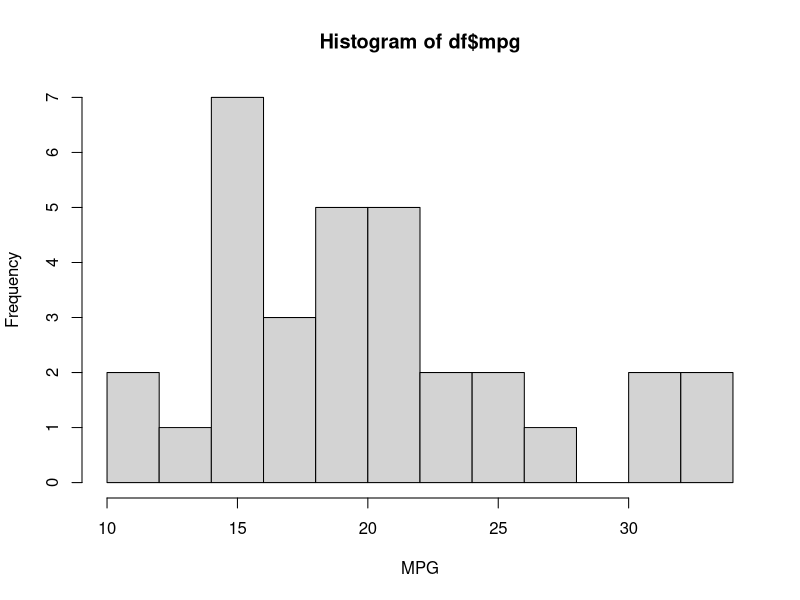
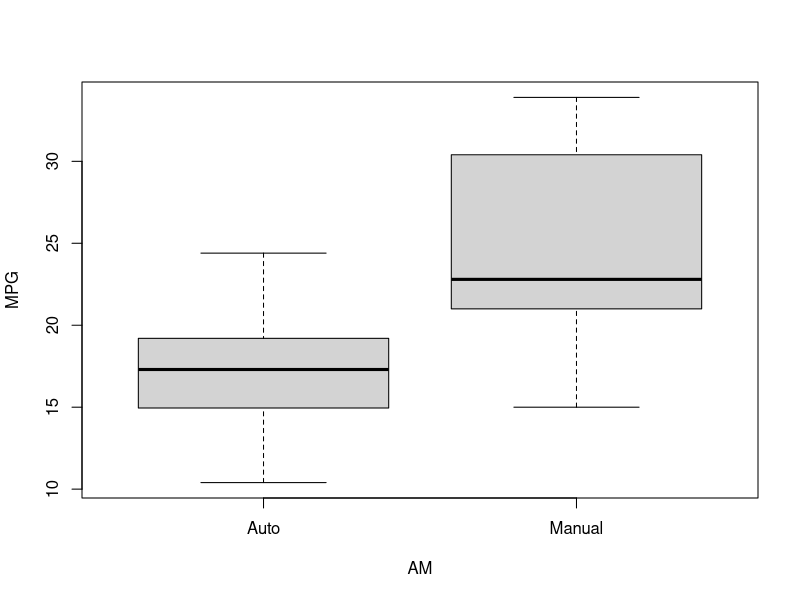
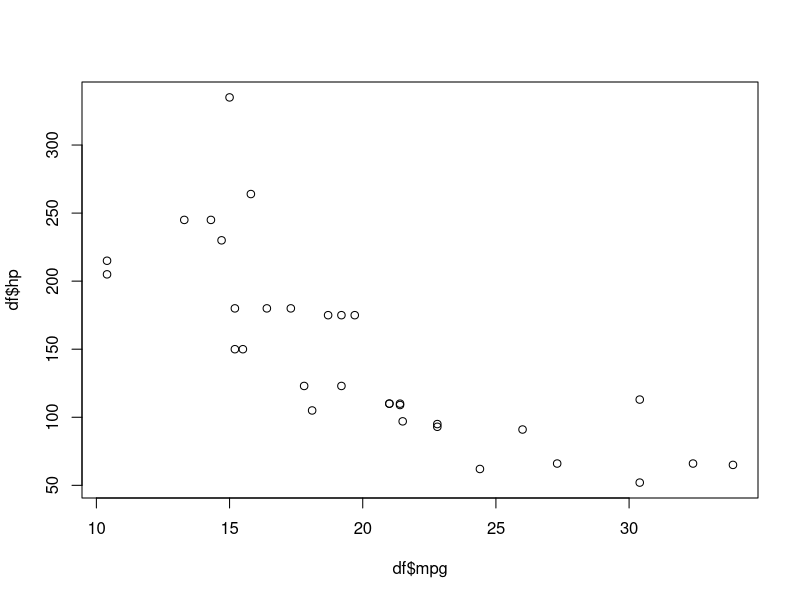
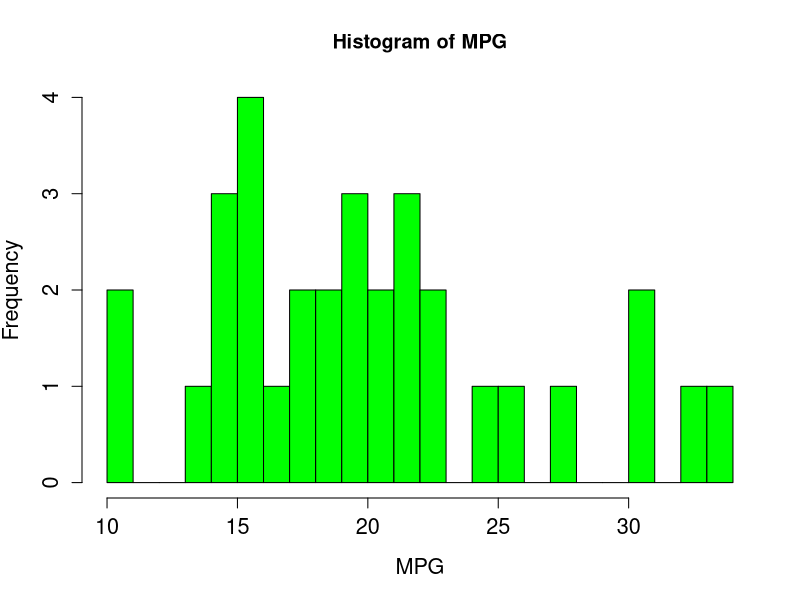
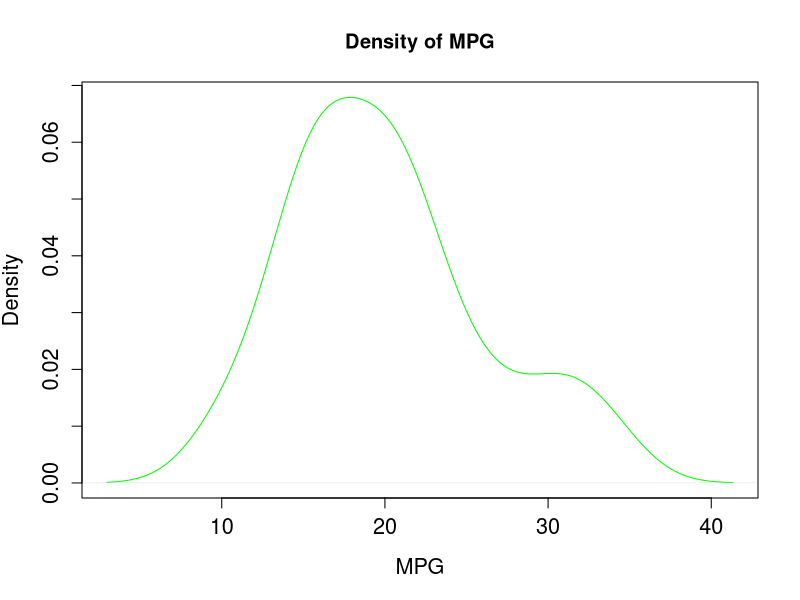
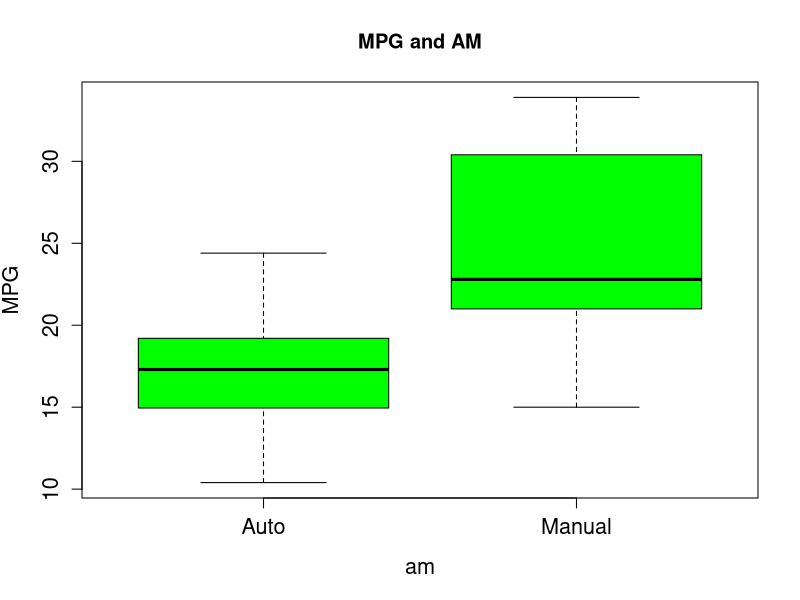
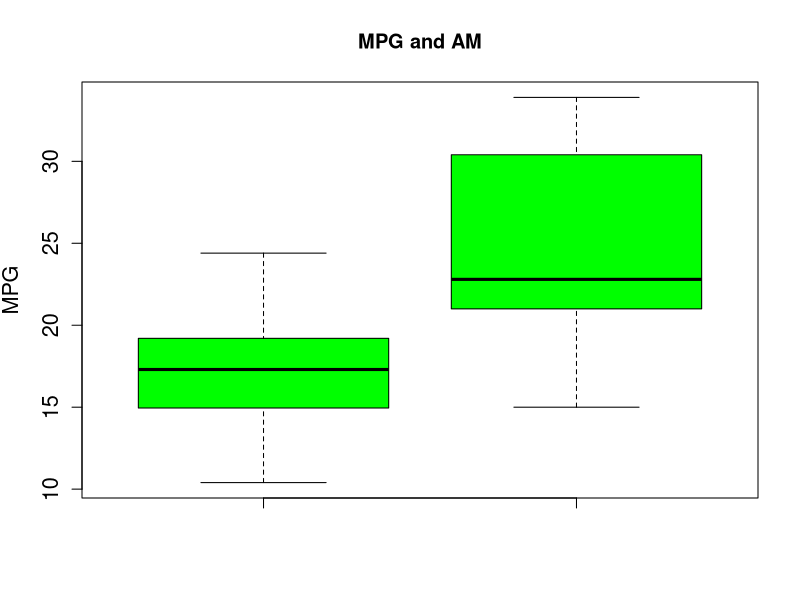
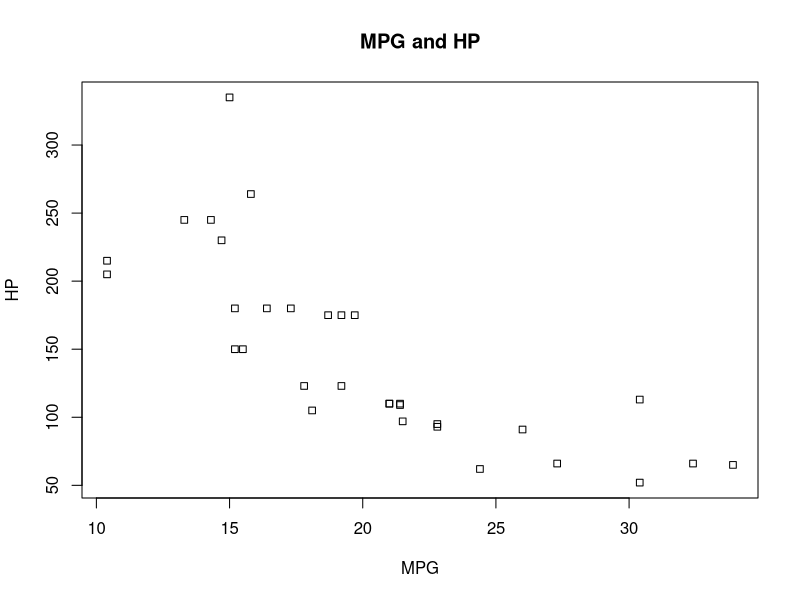

Write the R code that produced these figures, in order.
#Step 1: Base graphs
library(ggplot2)

df  <- mtcars

df$vs  <- factor(df$vs  , labels = c("V", "S"))
df$am  <- factor(df$am  , labels = c("Auto", "Manual"))

hist(df$mpg, breaks = 10, xlab = "MPG")
boxplot(mpg ~ am, df, ylab = "MPG", xlab = "AM")
plot(df$mpg, df$hp)

hist(df$mpg, breaks = 20, xlab = "MPG", main ="Histogram of MPG", 
     col = "green", cex.lab = 1.3, cex.axis = 1.3)

plot(density(df$mpg), xlab = "MPG", main ="Density of MPG", 
     col = "green", cex.lab = 1.3, cex.axis = 1.3)

boxplot(mpg ~ am, df, ylab = "MPG", main ="MPG and AM", 
        col = "green", cex.lab = 1.3, cex.axis = 1.3)

boxplot(df$mpg[df$am == "Auto"], df$mpg[df$am == "Manual"], ylab = "MPG", main ="MPG and AM", 
        col = "green", cex.lab = 1.3, cex.axis = 1.3)


plot(df$mpg, df$hp, xlab = "MPG", ylab ="HP" , main ="MPG and HP", pch = 22)

plot(~ mpg + hp, df) 


#Step 2, 3: Library ggplot2

library(ggplot2)

ggplot(df, aes(x = mpg))+
  geom_histogram(fill = "white", col = "black", binwidth = 0.1)

ggplot(df, aes(x = mpg))+
  geom_histogram(fill = "white", col = "black", binwidth = 2)+
  xlab("Miles/(US) gallon")+
  ylab("Count")+
  ggtitle("MPG histogram")

ggplot(df, aes(x = mpg, fill = am))+
  geom_dotplot()+
  xlab("Miles/(US) gallon")+
  ylab("Count")+
  scale_fill_discrete(name="Transmission type")+
  ggtitle("MPG dotplot")


ggplot(df, aes(x = mpg))+
  geom_density(fill = "red")

ggplot(df, aes(x = mpg, fill = am))+
  geom_density(alpha = 0.5)+
  xlab("Miles/(US) gallon")+
  ylab("Count")+
  scale_fill_discrete(name="Transmission type")+
  ggtitle("MPG density plot")


ggplot(df, aes(x = am, y = hp, fill = vs))+
  geom_boxplot()+
  xlab("Transmission type")+
  ylab("Gross horsepower")+
  scale_fill_discrete(name="Engine type")+
  ggtitle("Gross horsepower and engine type")


ggplot(df, aes(x = mpg, y = hp, size = qsec))+
  geom_point()+
  xlab("Miles/(US) gallon")+
  ylab("Gross horsepower")+
  scale_size_continuous(name="1/4 mile time")+
  ggtitle("Miles/(US) gallon and Gross horsepower")


my_plot  <- ggplot(df, aes(x = mpg, y = hp, col = vs, size = qsec))+
  geom_point()

my_plot2  <- ggplot(df, aes(x = am, y = hp, fill = vs))

my_plot2 + geom_boxplot()
